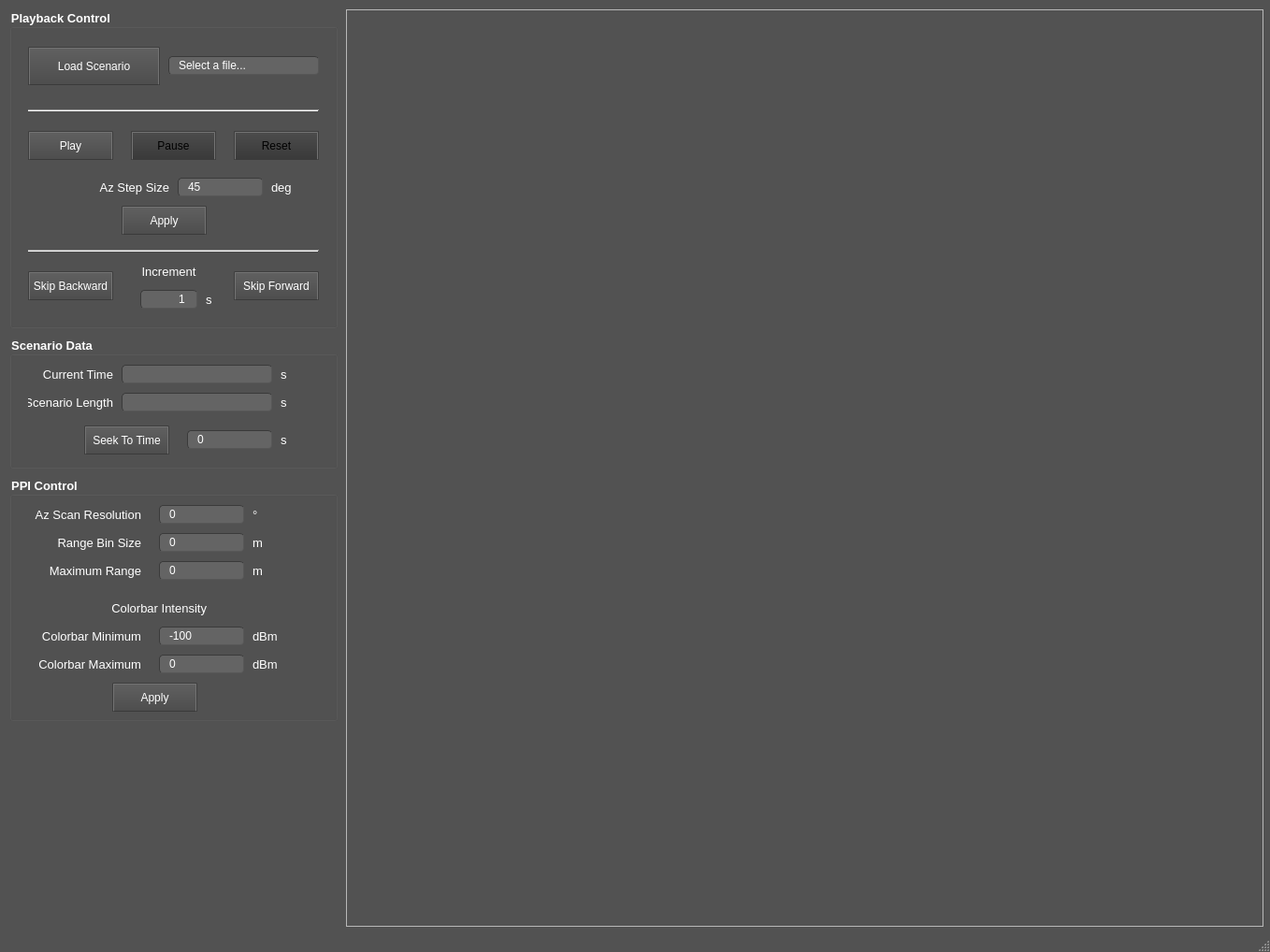
<?xml version="1.0" encoding="UTF-8"?>
<ui version="4.0">
 <class>ppi_gui</class>
 <widget class="QMainWindow" name="ppi_gui">
  <property name="geometry">
   <rect>
    <x>0</x>
    <y>0</y>
    <width>1358</width>
    <height>1018</height>
   </rect>
  </property>
  <property name="windowTitle">
   <string>PPI Display</string>
  </property>
  <property name="styleSheet">
   <string notr="true">/*
ElegantDark Style Sheet for QT Applications
Author: Jaime A. Quiroga P.
Company: GTRONICK
Last updated: 17/04/2018
Available at: https://github.com/GTRONICK/QSS/blob/master/ElegantDark.qss
*/
QMainWindow {
	background-color:rgb(82, 82, 82);
}
QTextEdit {
	background-color:rgb(42, 42, 42);
	color: rgb(0, 255, 0);
}
QPushButton{
	border-style: outset;
	border-width: 2px;
	border-top-color: qlineargradient(spread:pad, x1:0.5, y1:0.6, x2:0.5, y2:0.4, stop:0 rgba(115, 115, 115, 255), stop:1 rgba(62, 62, 62, 255));
	border-right-color: qlineargradient(spread:pad, x1:0.4, y1:0.5, x2:0.6, y2:0.5, stop:0 rgba(115, 115, 115, 255), stop:1 rgba(62, 62, 62, 255));
	border-left-color: qlineargradient(spread:pad, x1:0.6, y1:0.5, x2:0.4, y2:0.5, stop:0 rgba(115, 115, 115, 255), stop:1 rgba(62, 62, 62, 255));
	border-bottom-color: rgb(58, 58, 58);
	border-bottom-width: 1px;
	border-style: solid;
	color: rgb(255, 255, 255);
	padding: 2px;
	background-color: qlineargradient(spread:pad, x1:0.5, y1:1, x2:0.5, y2:0, stop:0 rgba(77, 77, 77, 255), stop:1 rgba(97, 97, 97, 255));
}
QPushButton:hover{
	border-style: outset;
	border-width: 2px;
	border-top-color: qlineargradient(spread:pad, x1:0.5, y1:0.6, x2:0.5, y2:0.4, stop:0 rgba(180, 180, 180, 255), stop:1 rgba(110, 110, 110, 255));
	border-right-color: qlineargradient(spread:pad, x1:0.4, y1:0.5, x2:0.6, y2:0.5, stop:0 rgba(180, 180, 180, 255), stop:1 rgba(110, 110, 110, 255));
	border-left-color: qlineargradient(spread:pad, x1:0.6, y1:0.5, x2:0.4, y2:0.5, stop:0 rgba(180, 180, 180, 255), stop:1 rgba(110, 110, 110, 255));
	border-bottom-color: rgb(115, 115, 115);
	border-bottom-width: 1px;
	border-style: solid;
	color: rgb(255, 255, 255);
	padding: 2px;
	background-color: qlineargradient(spread:pad, x1:0.5, y1:1, x2:0.5, y2:0, stop:0 rgba(107, 107, 107, 255), stop:1 rgba(157, 157, 157, 255));
}
QPushButton:pressed{
	border-style: outset;
	border-width: 2px;
	border-top-color: qlineargradient(spread:pad, x1:0.5, y1:0.6, x2:0.5, y2:0.4, stop:0 rgba(62, 62, 62, 255), stop:1 rgba(22, 22, 22, 255));
	border-right-color: qlineargradient(spread:pad, x1:0.4, y1:0.5, x2:0.6, y2:0.5, stop:0 rgba(115, 115, 115, 255), stop:1 rgba(62, 62, 62, 255));
	border-left-color: qlineargradient(spread:pad, x1:0.6, y1:0.5, x2:0.4, y2:0.5, stop:0 rgba(115, 115, 115, 255), stop:1 rgba(62, 62, 62, 255));
	border-bottom-color: rgb(58, 58, 58);
	border-bottom-width: 1px;
	border-style: solid;
	color: rgb(255, 255, 255);
	padding: 2px;
	background-color: qlineargradient(spread:pad, x1:0.5, y1:1, x2:0.5, y2:0, stop:0 rgba(77, 77, 77, 255), stop:1 rgba(97, 97, 97, 255));
}
QPushButton:disabled{
	border-style: outset;
	border-width: 2px;
	border-top-color: qlineargradient(spread:pad, x1:0.5, y1:0.6, x2:0.5, y2:0.4, stop:0 rgba(115, 115, 115, 255), stop:1 rgba(62, 62, 62, 255));
	border-right-color: qlineargradient(spread:pad, x1:0.4, y1:0.5, x2:0.6, y2:0.5, stop:0 rgba(115, 115, 115, 255), stop:1 rgba(62, 62, 62, 255));
	border-left-color: qlineargradient(spread:pad, x1:0.6, y1:0.5, x2:0.4, y2:0.5, stop:0 rgba(115, 115, 115, 255), stop:1 rgba(62, 62, 62, 255));
	border-bottom-color: rgb(58, 58, 58);
	border-bottom-width: 1px;
	border-style: solid;
	color: rgb(0, 0, 0);
	padding: 2px;
	background-color: qlineargradient(spread:pad, x1:0.5, y1:1, x2:0.5, y2:0, stop:0 rgba(57, 57, 57, 255), stop:1 rgba(77, 77, 77, 255));
}
QLineEdit {
	border-width: 1px; border-radius: 4px;
	border-color: rgb(58, 58, 58);
	border-style: inset;
	padding: 0 8px;
	color: rgb(255, 255, 255);
	background:rgb(100, 100, 100);
	selection-background-color: rgb(187, 187, 187);
	selection-color: rgb(60, 63, 65);
}
QSpinBox {
	border-width: 1px; border-radius: 4px;
	border-color: rgb(58, 58, 58);
	border-style: inset;
	padding: 0 8px;
	color: rgb(255, 255, 255);
	background:rgb(100, 100, 100);
	selection-background-color: rgb(187, 187, 187);
	selection-color: rgb(60, 63, 65);
}
QDoubleSpinBox {
	border-width: 1px; border-radius: 4px;
	border-color: rgb(58, 58, 58);
	border-style: inset;
	padding: 0 8px;
	color: rgb(255, 255, 255);
	background:rgb(100, 100, 100);
	selection-background-color: rgb(187, 187, 187);
	selection-color: rgb(60, 63, 65);
}
QLabel {
	color:rgb(255,255,255);	
}
QGroupBox {
	color:rgb(255,255,255);	
}
QProgressBar {
	text-align: center;
	color: rgb(240, 240, 240);
	border-width: 1px; 
	border-radius: 10px;
	border-color: rgb(58, 58, 58);
	border-style: inset;
	background-color:rgb(77,77,77);
}
QProgressBar::chunk {
	background-color: qlineargradient(spread:pad, x1:0.5, y1:0.7, x2:0.5, y2:0.3, stop:0 rgba(87, 97, 106, 255), stop:1 rgba(93, 103, 113, 255));
	border-radius: 5px;
}
QMenuBar {
	background:rgb(82, 82, 82);
}
QMenuBar::item {
	color:rgb(223,219,210);
	spacing: 3px;
	padding: 1px 4px;
	background: transparent;
}

QMenuBar::item:selected {
	background:rgb(115, 115, 115);
}
QMenu::item:selected {
	color:rgb(255,255,255);
	border-width:2px;
	border-style:solid;
	padding-left:18px;
	padding-right:8px;
	padding-top:2px;
	padding-bottom:3px;
	background:qlineargradient(spread:pad, x1:0.5, y1:0.7, x2:0.5, y2:0.3, stop:0 rgba(87, 97, 106, 255), stop:1 rgba(93, 103, 113, 255));
	border-top-color: qlineargradient(spread:pad, x1:0.5, y1:0.6, x2:0.5, y2:0.4, stop:0 rgba(115, 115, 115, 255), stop:1 rgba(62, 62, 62, 255));
	border-right-color: qlineargradient(spread:pad, x1:0.4, y1:0.5, x2:0.6, y2:0.5, stop:0 rgba(115, 115, 115, 255), stop:1 rgba(62, 62, 62, 255));
	border-left-color: qlineargradient(spread:pad, x1:0.6, y1:0.5, x2:0.4, y2:0.5, stop:0 rgba(115, 115, 115, 255), stop:1 rgba(62, 62, 62, 255));
	border-bottom-color: rgb(58, 58, 58);
	border-bottom-width: 1px;
}
QMenu::item {
	color:rgb(223,219,210);
	background-color:rgb(78,78,78);
	padding-left:20px;
	padding-top:4px;
	padding-bottom:4px;
	padding-right:10px;
}
QMenu{
	background-color:rgb(78,78,78);
}
QTabWidget {
	color:rgb(0,0,0);
	background-color:rgb(247,246,246);
}
QTabWidget::pane {
		border-color: rgb(77,77,77);
		background-color:rgb(101,101,101);
		border-style: solid;
		border-width: 1px;
    	border-radius: 6px;
}
QTabBar::tab {
	padding:2px;
	color:rgb(250,250,250);
  	background-color: qlineargradient(spread:pad, x1:0.5, y1:1, x2:0.5, y2:0, stop:0 rgba(77, 77, 77, 255), stop:1 rgba(97, 97, 97, 255));
	border-style: solid;
	border-width: 2px;
  	border-top-right-radius:4px;
   border-top-left-radius:4px;
	border-top-color: qlineargradient(spread:pad, x1:0.5, y1:0.6, x2:0.5, y2:0.4, stop:0 rgba(115, 115, 115, 255), stop:1 rgba(95, 92, 93, 255));
	border-right-color: qlineargradient(spread:pad, x1:0.4, y1:0.5, x2:0.6, y2:0.5, stop:0 rgba(115, 115, 115, 255), stop:1 rgba(95, 92, 93, 255));
	border-left-color: qlineargradient(spread:pad, x1:0.6, y1:0.5, x2:0.4, y2:0.5, stop:0 rgba(115, 115, 115, 255), stop:1 rgba(95, 92, 93, 255));
	border-bottom-color: rgb(101,101,101);
}
QTabBar::tab:selected, QTabBar::tab:last:selected, QTabBar::tab:hover {
  	background-color:rgb(101,101,101);
  	margin-left: 0px;
  	margin-right: 1px;
}
QTabBar::tab:!selected {
    	margin-top: 1px;
		margin-right: 1px;
}
QCheckBox {
	color:rgb(223,219,210);
	padding: 2px;
}
QCheckBox:hover {
	border-radius:4px;
	border-style:solid;
	padding-left: 1px;
	padding-right: 1px;
	padding-bottom: 1px;
	padding-top: 1px;
	border-width:1px;
	border-color: rgb(87, 97, 106);
	background-color:qlineargradient(spread:pad, x1:0.5, y1:0.7, x2:0.5, y2:0.3, stop:0 rgba(87, 97, 106, 150), stop:1 rgba(93, 103, 113, 150));
}
QCheckBox::indicator:checked {
	border-radius:4px;
	border-style:solid;
	border-width:1px;
	border-color: rgb(180,180,180);
  	background-color:qlineargradient(spread:pad, x1:0.5, y1:0.7, x2:0.5, y2:0.3, stop:0 rgba(87, 97, 106, 255), stop:1 rgba(93, 103, 113, 255));
}
QCheckBox::indicator:unchecked {
	border-radius:4px;
	border-style:solid;
	border-width:1px;
	border-color: rgb(87, 97, 106);
  	background-color:rgb(255,255,255);
}
QStatusBar {
	color:rgb(240,240,240);
}
PyQtGraphWidget {
	color:rgb(255,255,255)
}</string>
  </property>
  <widget class="QWidget" name="centralwidget">
   <widget class="QGroupBox" name="gb_plot_control">
    <property name="geometry">
     <rect>
      <x>10</x>
      <y>510</y>
      <width>351</width>
      <height>261</height>
     </rect>
    </property>
    <property name="font">
     <font>
      <pointsize>10</pointsize>
      <weight>75</weight>
      <bold>true</bold>
     </font>
    </property>
    <property name="title">
     <string>PPI Control</string>
    </property>
    <widget class="QLabel" name="lbl_colorbar_intensity">
     <property name="geometry">
      <rect>
       <x>90</x>
       <y>130</y>
       <width>121</width>
       <height>20</height>
      </rect>
     </property>
     <property name="font">
      <font>
       <pointsize>10</pointsize>
       <weight>50</weight>
       <bold>false</bold>
      </font>
     </property>
     <property name="text">
      <string>Colorbar Intensity</string>
     </property>
     <property name="alignment">
      <set>Qt::AlignRight|Qt::AlignTrailing|Qt::AlignVCenter</set>
     </property>
    </widget>
    <widget class="QLineEdit" name="le_cbar_min">
     <property name="enabled">
      <bool>true</bool>
     </property>
     <property name="geometry">
      <rect>
       <x>160</x>
       <y>160</y>
       <width>91</width>
       <height>20</height>
      </rect>
     </property>
     <property name="text">
      <string>-100</string>
     </property>
    </widget>
    <widget class="QLabel" name="lbl_cbar_min">
     <property name="geometry">
      <rect>
       <x>20</x>
       <y>160</y>
       <width>121</width>
       <height>20</height>
      </rect>
     </property>
     <property name="font">
      <font>
       <pointsize>10</pointsize>
       <weight>50</weight>
       <bold>false</bold>
      </font>
     </property>
     <property name="text">
      <string>Colorbar Minimum</string>
     </property>
     <property name="alignment">
      <set>Qt::AlignRight|Qt::AlignTrailing|Qt::AlignVCenter</set>
     </property>
    </widget>
    <widget class="QLineEdit" name="le_cbar_max">
     <property name="enabled">
      <bool>true</bool>
     </property>
     <property name="geometry">
      <rect>
       <x>160</x>
       <y>190</y>
       <width>91</width>
       <height>20</height>
      </rect>
     </property>
     <property name="text">
      <string>0</string>
     </property>
    </widget>
    <widget class="QLabel" name="lbl_cbar_max">
     <property name="geometry">
      <rect>
       <x>20</x>
       <y>190</y>
       <width>121</width>
       <height>20</height>
      </rect>
     </property>
     <property name="font">
      <font>
       <pointsize>10</pointsize>
       <weight>50</weight>
       <bold>false</bold>
      </font>
     </property>
     <property name="text">
      <string>Colorbar Maximum</string>
     </property>
     <property name="alignment">
      <set>Qt::AlignRight|Qt::AlignTrailing|Qt::AlignVCenter</set>
     </property>
    </widget>
    <widget class="QLabel" name="lbl_cbar_min_units">
     <property name="geometry">
      <rect>
       <x>260</x>
       <y>160</y>
       <width>81</width>
       <height>20</height>
      </rect>
     </property>
     <property name="font">
      <font>
       <pointsize>10</pointsize>
       <weight>50</weight>
       <bold>false</bold>
      </font>
     </property>
     <property name="text">
      <string>dBm</string>
     </property>
     <property name="alignment">
      <set>Qt::AlignLeading|Qt::AlignLeft|Qt::AlignVCenter</set>
     </property>
    </widget>
    <widget class="QLabel" name="lbl_cbar_max_units">
     <property name="geometry">
      <rect>
       <x>260</x>
       <y>190</y>
       <width>81</width>
       <height>20</height>
      </rect>
     </property>
     <property name="font">
      <font>
       <pointsize>10</pointsize>
       <weight>50</weight>
       <bold>false</bold>
      </font>
     </property>
     <property name="text">
      <string>dBm</string>
     </property>
     <property name="alignment">
      <set>Qt::AlignLeading|Qt::AlignLeft|Qt::AlignVCenter</set>
     </property>
    </widget>
    <widget class="QPushButton" name="pb_cbar_apply">
     <property name="enabled">
      <bool>true</bool>
     </property>
     <property name="geometry">
      <rect>
       <x>110</x>
       <y>220</y>
       <width>91</width>
       <height>31</height>
      </rect>
     </property>
     <property name="text">
      <string>Apply</string>
     </property>
    </widget>
    <widget class="QLabel" name="lbl_max_range_units">
     <property name="geometry">
      <rect>
       <x>260</x>
       <y>90</y>
       <width>81</width>
       <height>20</height>
      </rect>
     </property>
     <property name="font">
      <font>
       <pointsize>10</pointsize>
       <weight>50</weight>
       <bold>false</bold>
      </font>
     </property>
     <property name="text">
      <string>m</string>
     </property>
     <property name="alignment">
      <set>Qt::AlignLeading|Qt::AlignLeft|Qt::AlignVCenter</set>
     </property>
    </widget>
    <widget class="QLineEdit" name="le_max_range">
     <property name="enabled">
      <bool>true</bool>
     </property>
     <property name="geometry">
      <rect>
       <x>160</x>
       <y>90</y>
       <width>91</width>
       <height>20</height>
      </rect>
     </property>
     <property name="text">
      <string>0</string>
     </property>
    </widget>
    <widget class="QLabel" name="lbl_max_range">
     <property name="geometry">
      <rect>
       <x>20</x>
       <y>90</y>
       <width>121</width>
       <height>20</height>
      </rect>
     </property>
     <property name="font">
      <font>
       <pointsize>10</pointsize>
       <weight>50</weight>
       <bold>false</bold>
      </font>
     </property>
     <property name="text">
      <string>Maximum Range</string>
     </property>
     <property name="alignment">
      <set>Qt::AlignRight|Qt::AlignTrailing|Qt::AlignVCenter</set>
     </property>
    </widget>
    <widget class="QLabel" name="lbl_range_bin_size">
     <property name="geometry">
      <rect>
       <x>20</x>
       <y>60</y>
       <width>121</width>
       <height>20</height>
      </rect>
     </property>
     <property name="font">
      <font>
       <pointsize>10</pointsize>
       <weight>50</weight>
       <bold>false</bold>
      </font>
     </property>
     <property name="text">
      <string>Range Bin Size</string>
     </property>
     <property name="alignment">
      <set>Qt::AlignRight|Qt::AlignTrailing|Qt::AlignVCenter</set>
     </property>
    </widget>
    <widget class="QLabel" name="lbl_range_bin_size_units">
     <property name="geometry">
      <rect>
       <x>260</x>
       <y>60</y>
       <width>81</width>
       <height>20</height>
      </rect>
     </property>
     <property name="font">
      <font>
       <pointsize>10</pointsize>
       <weight>50</weight>
       <bold>false</bold>
      </font>
     </property>
     <property name="text">
      <string>m</string>
     </property>
     <property name="alignment">
      <set>Qt::AlignLeading|Qt::AlignLeft|Qt::AlignVCenter</set>
     </property>
    </widget>
    <widget class="QLineEdit" name="le_range_bin_size">
     <property name="enabled">
      <bool>false</bool>
     </property>
     <property name="geometry">
      <rect>
       <x>160</x>
       <y>60</y>
       <width>91</width>
       <height>20</height>
      </rect>
     </property>
     <property name="text">
      <string>0</string>
     </property>
    </widget>
    <widget class="QLineEdit" name="le_az_resolution">
     <property name="enabled">
      <bool>false</bool>
     </property>
     <property name="geometry">
      <rect>
       <x>160</x>
       <y>30</y>
       <width>91</width>
       <height>20</height>
      </rect>
     </property>
     <property name="text">
      <string>0</string>
     </property>
    </widget>
    <widget class="QLabel" name="lbl_az_resolution">
     <property name="geometry">
      <rect>
       <x>10</x>
       <y>30</y>
       <width>131</width>
       <height>20</height>
      </rect>
     </property>
     <property name="font">
      <font>
       <pointsize>10</pointsize>
       <weight>50</weight>
       <bold>false</bold>
      </font>
     </property>
     <property name="text">
      <string>Az Scan Resolution</string>
     </property>
     <property name="alignment">
      <set>Qt::AlignRight|Qt::AlignTrailing|Qt::AlignVCenter</set>
     </property>
    </widget>
    <widget class="QLabel" name="lbl_az_resolution_units">
     <property name="geometry">
      <rect>
       <x>260</x>
       <y>30</y>
       <width>81</width>
       <height>20</height>
      </rect>
     </property>
     <property name="font">
      <font>
       <pointsize>10</pointsize>
       <weight>50</weight>
       <bold>false</bold>
      </font>
     </property>
     <property name="text">
      <string>°</string>
     </property>
     <property name="alignment">
      <set>Qt::AlignLeading|Qt::AlignLeft|Qt::AlignVCenter</set>
     </property>
    </widget>
   </widget>
   <widget class="QFrame" name="frame_time_plot">
    <property name="geometry">
     <rect>
      <x>370</x>
      <y>10</y>
      <width>981</width>
      <height>981</height>
     </rect>
    </property>
    <property name="frameShape">
     <enum>QFrame::StyledPanel</enum>
    </property>
    <property name="frameShadow">
     <enum>QFrame::Raised</enum>
    </property>
    <widget class="MplWidget" name="widget_ppi_plot" native="true">
     <property name="geometry">
      <rect>
       <x>10</x>
       <y>10</y>
       <width>961</width>
       <height>961</height>
      </rect>
     </property>
    </widget>
   </widget>
   <widget class="QGroupBox" name="gb_playback_control">
    <property name="geometry">
     <rect>
      <x>10</x>
      <y>10</y>
      <width>351</width>
      <height>341</height>
     </rect>
    </property>
    <property name="font">
     <font>
      <pointsize>10</pointsize>
      <weight>75</weight>
      <bold>true</bold>
     </font>
    </property>
    <property name="title">
     <string>Playback Control</string>
    </property>
    <widget class="QPushButton" name="pb_play">
     <property name="geometry">
      <rect>
       <x>20</x>
       <y>130</y>
       <width>91</width>
       <height>31</height>
      </rect>
     </property>
     <property name="text">
      <string>Play</string>
     </property>
    </widget>
    <widget class="QLabel" name="lbl_az_step_size">
     <property name="geometry">
      <rect>
       <x>60</x>
       <y>180</y>
       <width>111</width>
       <height>20</height>
      </rect>
     </property>
     <property name="font">
      <font>
       <pointsize>10</pointsize>
       <weight>50</weight>
       <bold>false</bold>
      </font>
     </property>
     <property name="text">
      <string>Az Step Size</string>
     </property>
     <property name="alignment">
      <set>Qt::AlignRight|Qt::AlignTrailing|Qt::AlignVCenter</set>
     </property>
    </widget>
    <widget class="QPushButton" name="pb_load_scenario">
     <property name="geometry">
      <rect>
       <x>20</x>
       <y>40</y>
       <width>141</width>
       <height>41</height>
      </rect>
     </property>
     <property name="text">
      <string>Load Scenario</string>
     </property>
    </widget>
    <widget class="QLineEdit" name="le_selected_file">
     <property name="enabled">
      <bool>false</bool>
     </property>
     <property name="geometry">
      <rect>
       <x>170</x>
       <y>50</y>
       <width>161</width>
       <height>20</height>
      </rect>
     </property>
     <property name="text">
      <string>Select a file...</string>
     </property>
    </widget>
    <widget class="QPushButton" name="pb_pause">
     <property name="enabled">
      <bool>false</bool>
     </property>
     <property name="geometry">
      <rect>
       <x>130</x>
       <y>130</y>
       <width>91</width>
       <height>31</height>
      </rect>
     </property>
     <property name="text">
      <string>Pause</string>
     </property>
    </widget>
    <widget class="QPushButton" name="pb_reset">
     <property name="enabled">
      <bool>false</bool>
     </property>
     <property name="geometry">
      <rect>
       <x>240</x>
       <y>130</y>
       <width>91</width>
       <height>31</height>
      </rect>
     </property>
     <property name="text">
      <string>Reset</string>
     </property>
    </widget>
    <widget class="Line" name="line">
     <property name="geometry">
      <rect>
       <x>20</x>
       <y>100</y>
       <width>311</width>
       <height>16</height>
      </rect>
     </property>
     <property name="orientation">
      <enum>Qt::Horizontal</enum>
     </property>
    </widget>
    <widget class="QPushButton" name="pb_skip_backward">
     <property name="enabled">
      <bool>true</bool>
     </property>
     <property name="geometry">
      <rect>
       <x>20</x>
       <y>280</y>
       <width>91</width>
       <height>31</height>
      </rect>
     </property>
     <property name="text">
      <string>Skip Backward</string>
     </property>
    </widget>
    <widget class="QPushButton" name="pb_skip_forward">
     <property name="enabled">
      <bool>true</bool>
     </property>
     <property name="geometry">
      <rect>
       <x>240</x>
       <y>280</y>
       <width>91</width>
       <height>31</height>
      </rect>
     </property>
     <property name="text">
      <string>Skip Forward</string>
     </property>
    </widget>
    <widget class="QLabel" name="lbl_increment">
     <property name="geometry">
      <rect>
       <x>130</x>
       <y>270</y>
       <width>81</width>
       <height>20</height>
      </rect>
     </property>
     <property name="font">
      <font>
       <pointsize>10</pointsize>
       <weight>50</weight>
       <bold>false</bold>
      </font>
     </property>
     <property name="text">
      <string>Increment</string>
     </property>
     <property name="alignment">
      <set>Qt::AlignCenter</set>
     </property>
    </widget>
    <widget class="QLineEdit" name="le_increment">
     <property name="enabled">
      <bool>true</bool>
     </property>
     <property name="geometry">
      <rect>
       <x>140</x>
       <y>300</y>
       <width>61</width>
       <height>20</height>
      </rect>
     </property>
     <property name="text">
      <string>1</string>
     </property>
     <property name="alignment">
      <set>Qt::AlignRight|Qt::AlignTrailing|Qt::AlignVCenter</set>
     </property>
    </widget>
    <widget class="QLabel" name="lbl_increment_units">
     <property name="geometry">
      <rect>
       <x>210</x>
       <y>300</y>
       <width>111</width>
       <height>20</height>
      </rect>
     </property>
     <property name="font">
      <font>
       <pointsize>10</pointsize>
       <weight>50</weight>
       <bold>false</bold>
      </font>
     </property>
     <property name="text">
      <string>s</string>
     </property>
     <property name="alignment">
      <set>Qt::AlignLeading|Qt::AlignLeft|Qt::AlignVCenter</set>
     </property>
    </widget>
    <widget class="Line" name="line_2">
     <property name="geometry">
      <rect>
       <x>20</x>
       <y>250</y>
       <width>311</width>
       <height>16</height>
      </rect>
     </property>
     <property name="orientation">
      <enum>Qt::Horizontal</enum>
     </property>
    </widget>
    <widget class="QLineEdit" name="le_az_step_size">
     <property name="enabled">
      <bool>true</bool>
     </property>
     <property name="geometry">
      <rect>
       <x>180</x>
       <y>180</y>
       <width>91</width>
       <height>20</height>
      </rect>
     </property>
     <property name="text">
      <string>45</string>
     </property>
    </widget>
    <widget class="QLabel" name="lbl_az_step_size_units">
     <property name="geometry">
      <rect>
       <x>280</x>
       <y>180</y>
       <width>81</width>
       <height>20</height>
      </rect>
     </property>
     <property name="font">
      <font>
       <pointsize>10</pointsize>
       <weight>50</weight>
       <bold>false</bold>
      </font>
     </property>
     <property name="text">
      <string>deg</string>
     </property>
     <property name="alignment">
      <set>Qt::AlignLeading|Qt::AlignLeft|Qt::AlignVCenter</set>
     </property>
    </widget>
    <widget class="QPushButton" name="pb_az_step_apply">
     <property name="enabled">
      <bool>true</bool>
     </property>
     <property name="geometry">
      <rect>
       <x>120</x>
       <y>210</y>
       <width>91</width>
       <height>31</height>
      </rect>
     </property>
     <property name="text">
      <string>Apply</string>
     </property>
    </widget>
   </widget>
   <widget class="QGroupBox" name="gb_scenario_data">
    <property name="geometry">
     <rect>
      <x>10</x>
      <y>360</y>
      <width>351</width>
      <height>141</height>
     </rect>
    </property>
    <property name="font">
     <font>
      <pointsize>10</pointsize>
      <weight>75</weight>
      <bold>true</bold>
     </font>
    </property>
    <property name="title">
     <string>Scenario Data</string>
    </property>
    <widget class="QLabel" name="lbl_current_time">
     <property name="geometry">
      <rect>
       <x>20</x>
       <y>30</y>
       <width>91</width>
       <height>20</height>
      </rect>
     </property>
     <property name="font">
      <font>
       <pointsize>10</pointsize>
       <weight>50</weight>
       <bold>false</bold>
      </font>
     </property>
     <property name="text">
      <string>Current Time</string>
     </property>
     <property name="alignment">
      <set>Qt::AlignRight|Qt::AlignTrailing|Qt::AlignVCenter</set>
     </property>
    </widget>
    <widget class="QLineEdit" name="le_current_time">
     <property name="enabled">
      <bool>false</bool>
     </property>
     <property name="geometry">
      <rect>
       <x>120</x>
       <y>30</y>
       <width>161</width>
       <height>20</height>
      </rect>
     </property>
     <property name="text">
      <string/>
     </property>
    </widget>
    <widget class="QPushButton" name="pb_seek_to_time">
     <property name="enabled">
      <bool>true</bool>
     </property>
     <property name="geometry">
      <rect>
       <x>80</x>
       <y>95</y>
       <width>91</width>
       <height>31</height>
      </rect>
     </property>
     <property name="text">
      <string>Seek To Time</string>
     </property>
    </widget>
    <widget class="QLabel" name="lbl_scenario_length">
     <property name="geometry">
      <rect>
       <x>20</x>
       <y>60</y>
       <width>91</width>
       <height>20</height>
      </rect>
     </property>
     <property name="font">
      <font>
       <pointsize>10</pointsize>
       <weight>50</weight>
       <bold>false</bold>
      </font>
     </property>
     <property name="text">
      <string>Scenario Length</string>
     </property>
     <property name="alignment">
      <set>Qt::AlignRight|Qt::AlignTrailing|Qt::AlignVCenter</set>
     </property>
    </widget>
    <widget class="QLineEdit" name="le_scenario_length">
     <property name="enabled">
      <bool>false</bool>
     </property>
     <property name="geometry">
      <rect>
       <x>120</x>
       <y>60</y>
       <width>161</width>
       <height>20</height>
      </rect>
     </property>
     <property name="text">
      <string/>
     </property>
    </widget>
    <widget class="QLineEdit" name="le_seek_to_time">
     <property name="enabled">
      <bool>true</bool>
     </property>
     <property name="geometry">
      <rect>
       <x>190</x>
       <y>100</y>
       <width>91</width>
       <height>20</height>
      </rect>
     </property>
     <property name="text">
      <string>0</string>
     </property>
    </widget>
    <widget class="QLabel" name="lbl_current_time_units">
     <property name="geometry">
      <rect>
       <x>290</x>
       <y>30</y>
       <width>81</width>
       <height>20</height>
      </rect>
     </property>
     <property name="font">
      <font>
       <pointsize>10</pointsize>
       <weight>50</weight>
       <bold>false</bold>
      </font>
     </property>
     <property name="text">
      <string>s</string>
     </property>
     <property name="alignment">
      <set>Qt::AlignLeading|Qt::AlignLeft|Qt::AlignVCenter</set>
     </property>
    </widget>
    <widget class="QLabel" name="lbl_scenario_length_units">
     <property name="geometry">
      <rect>
       <x>290</x>
       <y>60</y>
       <width>81</width>
       <height>20</height>
      </rect>
     </property>
     <property name="font">
      <font>
       <pointsize>10</pointsize>
       <weight>50</weight>
       <bold>false</bold>
      </font>
     </property>
     <property name="text">
      <string>s</string>
     </property>
     <property name="alignment">
      <set>Qt::AlignLeading|Qt::AlignLeft|Qt::AlignVCenter</set>
     </property>
    </widget>
    <widget class="QLabel" name="lbl_seek_to_time_units">
     <property name="geometry">
      <rect>
       <x>290</x>
       <y>100</y>
       <width>31</width>
       <height>20</height>
      </rect>
     </property>
     <property name="font">
      <font>
       <pointsize>10</pointsize>
       <weight>50</weight>
       <bold>false</bold>
      </font>
     </property>
     <property name="text">
      <string>s</string>
     </property>
     <property name="alignment">
      <set>Qt::AlignLeading|Qt::AlignLeft|Qt::AlignVCenter</set>
     </property>
    </widget>
   </widget>
  </widget>
  <widget class="QStatusBar" name="statusbar"/>
  <action name="actionLoad">
   <property name="text">
    <string>Load</string>
   </property>
  </action>
  <action name="actionSave">
   <property name="text">
    <string>Save</string>
   </property>
  </action>
 </widget>
 <customwidgets>
  <customwidget>
   <class>MplWidget</class>
   <extends>QWidget</extends>
   <header>gui/mplwidget.h</header>
   <container>1</container>
  </customwidget>
 </customwidgets>
 <resources/>
 <connections/>
</ui>
